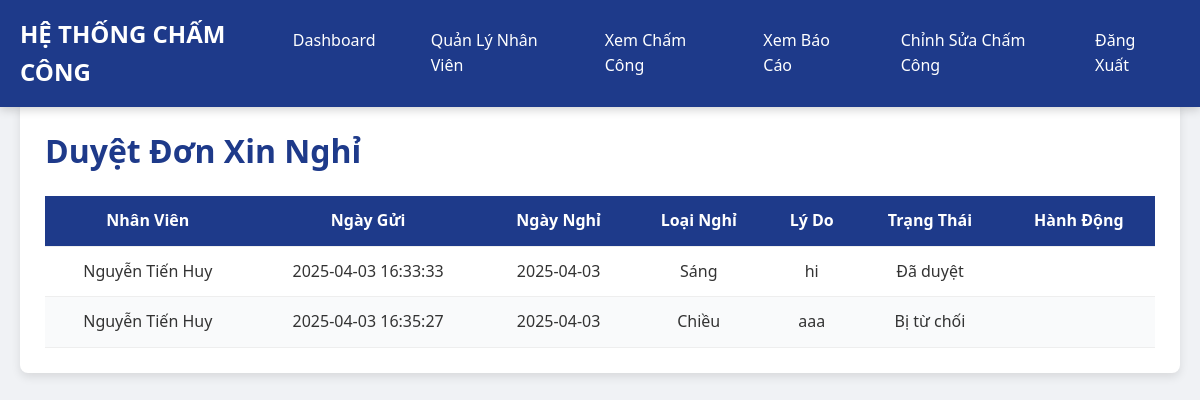
/admin/leave_requests (signed in), run on the app's committed database.
### tables this page shows
CREATE TABLE leave_requests (
        id INTEGER PRIMARY KEY AUTOINCREMENT,
        user_id INTEGER,
        request_date TEXT,
        leave_date TEXT,
        leave_type TEXT,
        reason TEXT,
        attachment_path TEXT DEFAULT '',  -- Thêm cột đính kèm
        status TEXT DEFAULT 'Chờ duyệt',
        FOREIGN KEY (user_id) REFERENCES users(id)
    );

CREATE TABLE users (
        id INTEGER PRIMARY KEY AUTOINCREMENT,
        username TEXT UNIQUE NOT NULL,
        password TEXT NOT NULL,
        full_name TEXT DEFAULT '',
        phone TEXT DEFAULT '',
        email TEXT DEFAULT '',
        role TEXT DEFAULT 'employee'
    );

### app.py (the view, shortened to what this page needs)
@app.route('/admin/leave_requests', methods=['GET', 'POST'])
@login_required
def admin_leave_requests():
    if current_user.id != 1:
        return "Access denied"
    conn = sqlite3.connect('database.db')
    c = conn.cursor()
    c.execute("SELECT l.id, u.full_name, l.request_date, l.leave_date, l.leave_type, l.reason, l.status, l.attachment_path FROM leave_requests l JOIN users u ON l.user_id = u.id")
    requests = c.fetchall()
    conn.close()
    return render_template('admin_leave_requests.html', requests=requests)

### app.py (called while the page is built)
@login_manager.user_loader
def load_user(user_id):
    conn = sqlite3.connect('database.db')
    c = conn.cursor()
    c.execute("SELECT * FROM users WHERE id = ?", (user_id,))
    user = c.fetchone()
    conn.close()
    if user:
        return User(user[0])
    return None

### templates/admin_leave_requests.html (shortened to what this page needs)
<!DOCTYPE html>
<html lang="vi">
<head>
    <link rel="stylesheet" href="{{ url_for('static', filename='css/style.css') }}">
</head>
<body>
    <header>
        <div class="nav-container">
            <div class="nav-brand">
                <a href="{{ url_for('admin_dashboard') }}">HỆ THỐNG CHẤM CÔNG</a>
            </div>
            <div class="nav-links">
                <a href="{{ url_for('admin_dashboard') }}">Dashboard</a>
                <a href="{{ url_for('admin_employees') }}">Quản Lý Nhân Viên</a>
                <a href="{{ url_for('admin_attendance') }}">Xem Chấm Công</a>
                <a href="{{ url_for('admin_reports') }}">Xem Báo Cáo</a>
                <a href="{{ url_for('admin_edit_attendance') }}">Chỉnh Sửa Chấm Công</a>
                <a href="{{ url_for('logout') }}">Đăng Xuất</a>
            </div>
        </div>
    </header>
    <main>
        <div class="section">
            <h1>Duyệt Đơn Xin Nghỉ</h1>
            <table>
                <thead>
                    <tr>
                        <th>Nhân Viên</th>
                        <th>Ngày Gửi</th>
                        <th>Ngày Nghỉ</th>
                        <th>Loại Nghỉ</th>
                        <th>Lý Do</th>
                        <th>Trạng Thái</th>
                        <th>Hành Động</th>
                    </tr>
                </thead>
                <tbody>
                    {% for req in requests %}
                    <tr>
                        <td>{{ req[1] }}</td>
                        <td>{{ req[2] }}</td>
                        <td>{{ req[3] }}</td>
                        <td>{{ req[4] }}</td>
                        <td>{{ req[5] }}</td>
                        <td>{{ req[6] }}</td>
                        <td class="action-buttons">
                        </td>
                    </tr>
                    {% endfor %}
                </tbody>
            </table>
        </div>
    </main>
</body>
</html>

### static/css/style.css (style rules this page uses)
* { margin: 0; padding: 0; box-sizing: border-box; }
body { font-family: 'Segoe UI', Arial, sans-serif; background-color: #f0f2f5; color: #333; line-height: 1.6; }
header { position: fixed; top: 0; left: 0; width: 100%; background-color: #1e3a8a; padding: 15px 0; box-shadow: 0 2px 10px rgba(0, 0, 0, 0.2); z-index: 1000; }
.nav-container { max-width: 1400px; margin: 0 auto; display: flex; justify-content: space-between; align-items: center; padding: 0 20px; }
.nav-brand a { color: #fff; font-size: 1.5em; font-weight: 700; text-decoration: none; }
.nav-links { display: flex; gap: 15px; }
.nav-links a { color: #fff; text-decoration: none; padding: 10px 20px; font-weight: 500; border-radius: 5px; transition: background-color 0.3s, transform 0.2s; }
main { max-width: 1400px; margin: 80px auto 40px auto; padding: 20px; }
.section { background-color: #fff; padding: 25px; border-radius: 8px; box-shadow: 0 4px 10px rgba(0, 0, 0, 0.1); margin-bottom: 30px; }
h1 { color: #1e3a8a; font-size: 2em; margin-bottom: 20px; font-weight: 600; }
table { width: 100%; border-collapse: collapse; margin-top: 20px; }
th, td { padding: 12px; text-align: center; border-bottom: 1px solid #eee; }
th { background-color: #1e3a8a; color: #fff; font-weight: 600; }
tr:nth-child(even) { background-color: #f9fafb; }

### data on the page
leave_requests: full_name "Nguyễn Tiến Huy", request_date "2025-04-03 16:33:33", leave_date "2025-04-03", leave_type "Sáng", reason "hi", status "Đã duyệt"
leave_requests: full_name "Nguyễn Tiến Huy", request_date "2025-04-03 16:35:27", leave_date "2025-04-03", leave_type "Chiều", reason "aaa", status "Bị từ chối"
